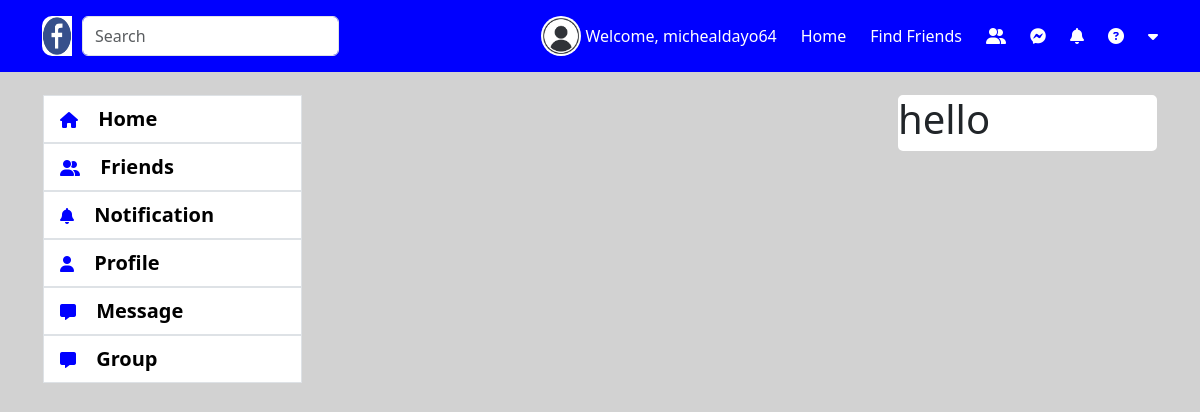
Page /group/ (signed in) on the earlier database version.
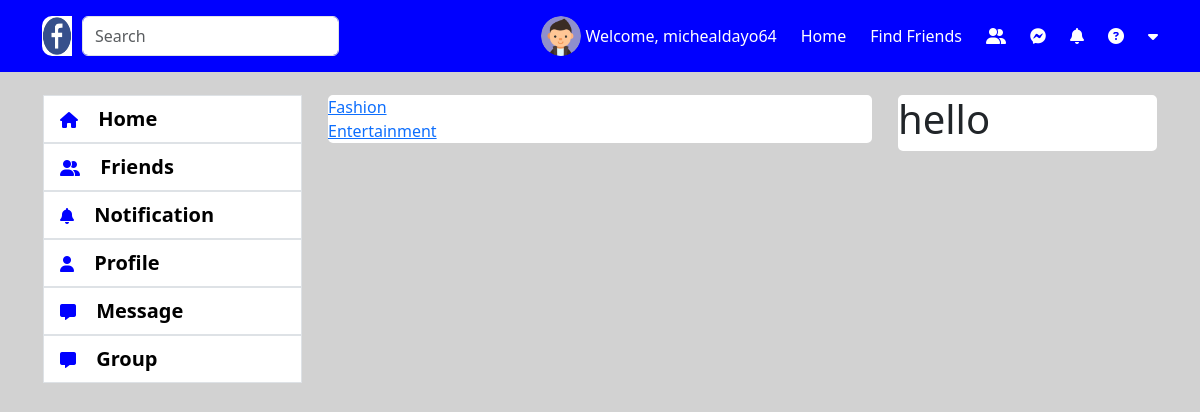
Same page on the later database version.
### account/models.py (models this page shows, shortened)
class Accounts(AbstractBaseUser):
    email = models.EmailField(verbose_name="email", max_length=60, unique=True)
    username = models.CharField(max_length=30, unique=True)
    date_joined = models.DateTimeField(
        verbose_name='date joined', auto_now_add=True)
    last_login = models.DateTimeField(verbose_name='last login', auto_now=True)
    is_admin = models.BooleanField(default=False)
    is_active = models.BooleanField(default=True)
    is_staff = models.BooleanField(default=False)
    is_superuser = models.BooleanField(default=False)
    profile_image = models.ImageField(max_length=255, upload_to=get_profile_image_filepath,
                                      null=True, blank=True, default=get_default_profile_image)
    hide_email = models.BooleanField(default=True)
    USERNAME_FIELD = 'email'
    REQUIRED_FIELDS = ['username']
    objects = MyAccountManager()

### social_groups/models.py (models this page shows, shortened)
class GroupChatRoom(models.Model):
    title = models.CharField(max_length=255, unique=True, blank=False)
    users = models.ManyToManyField(
        settings.AUTH_USER_MODEL, blank=True, help_text="Users who are connected to the chat")

### social_groups/views.py (the view)
# urls.py: path('', group_list, name = 'group-list'),
def group_list(request):
    user = request.user
    if user.is_authenticated:
        group_list = GroupChatRoom.objects.all()
        context = {
            'group_list': group_list
        }
    return render(request, 'group_list.html', context)

### social_groups/templates/group_list.html (shortened to what this page needs)
{% extends 'base.html' %}
{% block content %}
<br>
    <div class="row">
      <div class="col-3">
        {% include 'snippets/left-menu.html' %}
      </div>
      <div class="col-6">
        <div class="card">
          {% for i in group_list %}
            <a href="{% url 'group-detail' i.id %}">{{ i.title }}</a>
          {% endfor %}
        </div>
      </div>
      <div class="col-3">
        <div class="card">
            <h1>hello</h1>
        </div>
      </div>
    </div>
{% endblock %}

### templates/snippets/header.html (shortened to what this page needs)
{% load static %}
<nav class="navbar fixed-top" style="background-color: blue;">
    <div class="container d-flex flex-row justify-content-between" id="myheader">
        <div>
            <form class="d-flex" role="search">
                <img src="{% static 'img/fb.jpeg' %}" alt="" srcset="" style="width: 40px; height: 40px; padding-right: 10px; border-radius: 10px;">
                <input class="form-control me-2 w-100" type="search" placeholder="Search" aria-label="Search">
              </form>
        </div>
      <div class="d-flex flex-row align-items-center">
        {% if request.user.is_authenticated %}
        <a href="{% url 'profile-index' %}" class="anch">
        <img class="me-1 profile-pic" src="{{ request.user.profile_image.url }}" alt="">
      </a>
        {% else %}
        <img class="me-1 profile-pic" src="{% static 'img/profile_image.png' %}" alt="">
        {% endif %}
        <a href="{% url 'profile-index' %}" class="anch">
        <p class="me-4 mt-3 text-white">Welcome, {{ request.user.username }}</p>
      </a>
      <a href="{% url 'index' %}" class="anch">
        <p class="me-4 mt-3 text-white">Home</p>
      </a>
      <a href="#" class="anch">
        <p class="me-4 mt-3 text-white">Find Friends</p>
      </a>
      <a href="#" class="anch">
        <i class="fa-solid fa-user-group me-4 text-white"></i>
      </a>
      <a href="#" class="anch">
        <i class="fa-brands fa-facebook-messenger me-4 text-white"></i>
      </a>
      <a href="#" class="anch">
        <i class="fa-solid fa-bell me-4 text-white"></i>
      </a>
      <a href="#" class="anch">
        <i class="fa-solid fa-circle-question me-4 text-white"></i>
      </a>
      <a href="#" id="logout">
        <i class="fa-solid fa-caret-down text-white"></i>
      </a>
      </div>
    </div>
  </nav>

Differences in the rows shown:
changed Accounts "michealdayo64": user.profile_image: a different picture
added GroupChatRoom: title "Fashion"
added GroupChatRoom: title "Entertainment"
